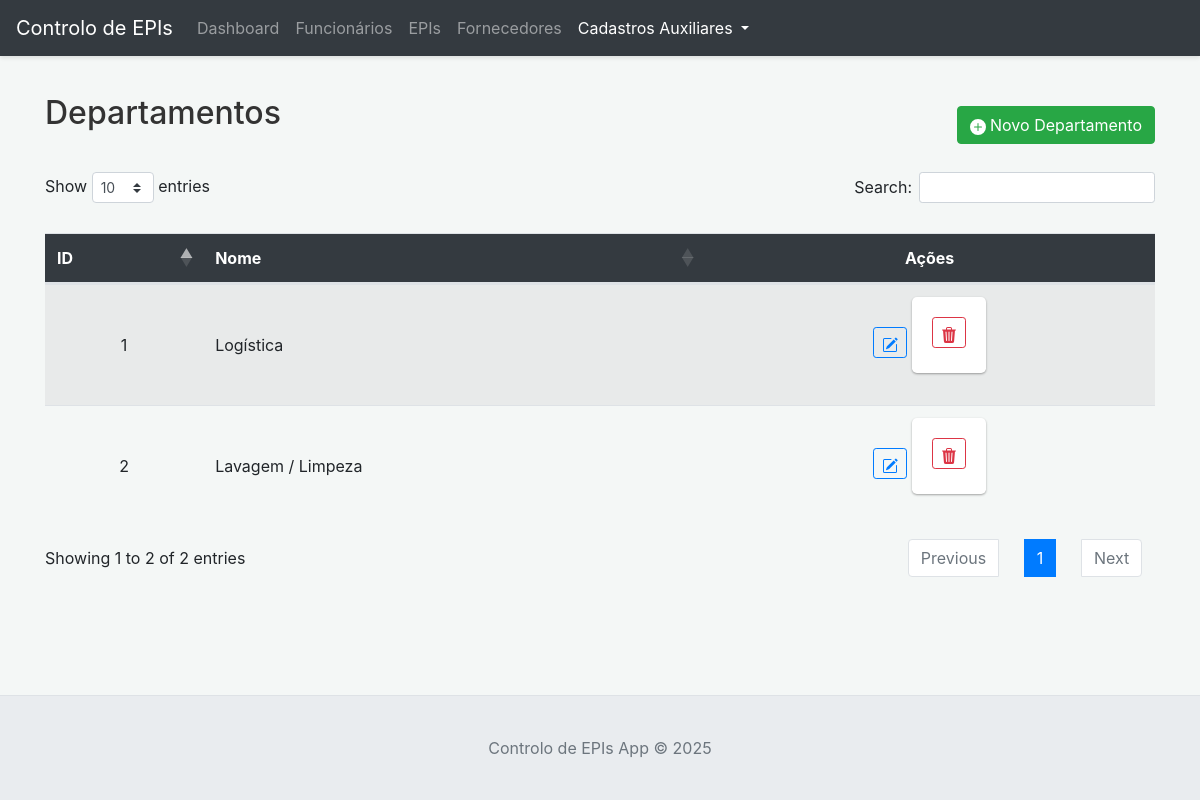
Page /departamentos on the committed database.
### tables this page shows
CREATE TABLE departamentos (
                id INTEGER PRIMARY KEY AUTOINCREMENT,
                nome TEXT NOT NULL UNIQUE
            );

### app.py (the view)
@app.route('/departamentos')
def listar_departamentos():
    departamentos = db.get_all_departamentos()
    return render_template('departamentos.html', departamentos=departamentos or [])

### app.py (called while the page is built)
@app.context_processor
def inject_now():
    return {'now': datetime.datetime.now(datetime.timezone.utc)}

### database.py (called while the page is built)
    def _get_conn(self):
        conn = sqlite3.connect(self.db_path)
        conn.row_factory = sqlite3.Row
        conn.execute("PRAGMA foreign_keys = ON;")
        return conn

    def get_all_departamentos(self):
        query = "SELECT * FROM departamentos ORDER BY nome"
        return self.execute_query(query, fetch_all=True)

### templates/departamentos.html (shortened to what this page needs)
{% extends "base.html" %}
{% block content %}
<div class="d-flex justify-content-between align-items-center mb-3">
    <h2>Departamentos</h2>
    <button type="button" class="btn btn-success" data-toggle="modal" data-target="#modalDepartamento" id="btnNovoDepartamento">
        <svg xmlns="http://www.w3.org/2000/svg" width="16" height="16" fill="currentColor" class="bi bi-plus-circle-fill" viewBox="0 0 16 16">
            <path d="M16 8A8 8 0 1 1 0 8a8 8 0 0 1 16 0zM8.5 4.5a.5.5 0 0 0-1 0v3h-3a.5.5 0 0 0 0 1h3v3a.5.5 0 0 0 1 0v-3h3a.5.5 0 0 0 0-1h-3v-3z"/>
        </svg>
        Novo Departamento
    </button>
</div>
{% if departamentos %}
<div class="table-responsive">
    <table class="table table-striped table-hover" id="tabelaDepartamentos">
        <thead>
            <tr>
                <th>ID</th>
                <th class="text-left-override">Nome</th>
                <th>Ações</th>
            </tr>
        </thead>
        <tbody>
            {% for dep in departamentos %}
            <tr>
                <td>{{ dep.id }}</td>
                <td class="text-left-override">{{ dep.nome }}</td>
                <td>
                    <div class="action-buttons">
                        <button type="button" class="btn btn-sm btn-outline-primary btn-editar-departamento" title="Editar"
                                data-toggle="modal" data-target="#modalDepartamento" data-id="{{ dep.id }}" data-nome="{{ dep.nome }}">
                        </button>
                        <form action="{{ url_for('excluir_departamento', dep_id=dep.id) }}" method="POST" style="display:inline;" onsubmit="return confirm('Tem certeza que deseja excluir este departamento? Funcionários associados terão o departamento removido.');">
                            <button type="submit" class="btn btn-sm btn-outline-danger" title="Excluir">
                            </button>
                        </form>
                    </div>
                </td>
            </tr>
            {% endfor %}
        </tbody>
    </table>
</div>
{% else %}
<div class="alert alert-info mt-3" role="alert">
    Nenhum departamento cadastrado.
</div>
{% endif %}
{% endblock %}

### static/style.css (style rules this page uses)
html, body { height: 100%; margin: 0; }
body { display: flex; flex-direction: column; padding-top: 70px; background-color: #f4f7f6; }
.action-buttons .btn { margin-right: 5px; margin-bottom: 5px; }
.action-buttons .btn:last-child { margin-right: 0; }
.table td .action-buttons { white-space: nowrap; display: flex; align-items: center; justify-content: center; }
.table th:last-child, .table td:last-child { min-width: 130px; width: auto; text-align: center !important; }
.table thead th { background-color: #343a40; color: white; vertical-align: middle; text-align: center; }
.table tbody td { vertical-align: middle; text-align: center; }
h2 { color: #333; margin-bottom: 1.5rem; }
form { background-color: #fff; padding: 20px; border-radius: .3rem; box-shadow: 0 1px 3px rgba(0,0,0,.12), 0 1px 2px rgba(0,0,0,.24); margin-bottom: 20px; }
.text-left-override { text-align: left !important; }

### rows in the picture
departamentos: id "2", nome "Lavagem / Limpeza"
departamentos: id "1", nome "Logística"
